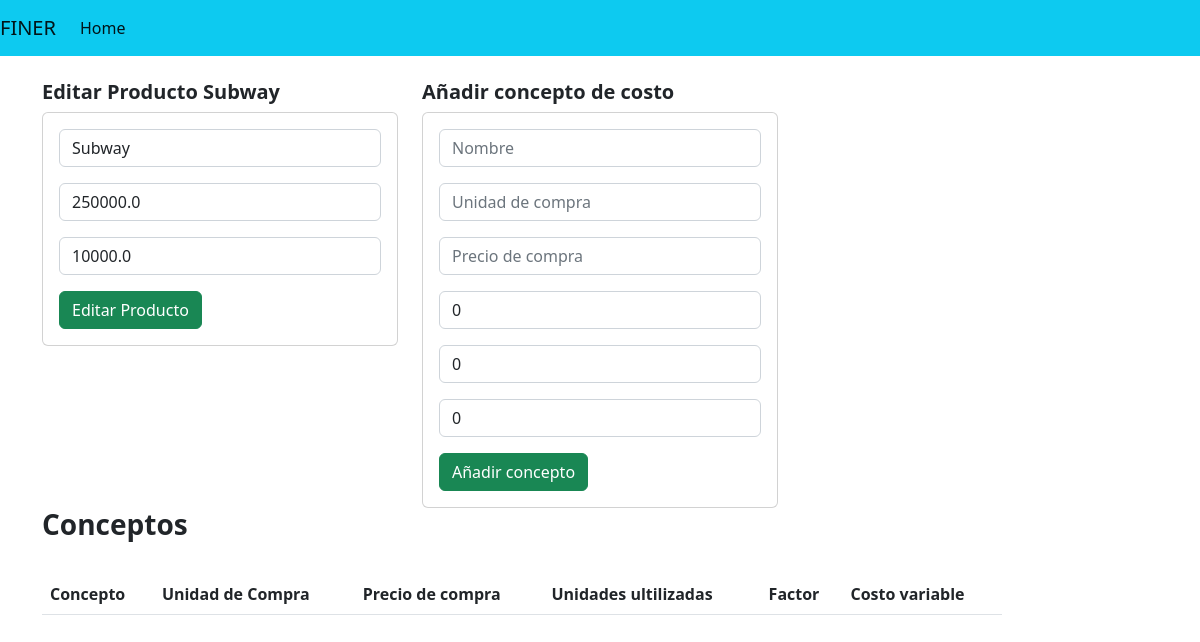
Page /productos/editar/12 on the committed database.
### FinerApp/models.py (models this page shows)
class Producto(models.Model):
   empresa_id = models.ForeignKey(Empresa, on_delete=models.CASCADE) #Llave foranea
   nombre = models.CharField(max_length=30)
   c_v_u = models.DecimalField(max_digits=10,decimal_places=1,default=0,blank=True)  # Esto se puede calcular con base en el costo de los conceptos asociados
   p_v_u = models.DecimalField(max_digits=10,decimal_places=1)
   participacion_ventas = models.DecimalField(max_digits=10,decimal_places=1)
   margen_contribucion = models.DecimalField(max_digits=10,decimal_places=1,default=0)

### FinerApp/views.py (the view, shortened to what this page needs)
# urls.py: path('productos/editar/<producto_id>', views.editar_producto, name = 'editar_producto'),
def editar_producto(request,producto_id,empresa_id=1):
   tipoEmpresa = Empresa.objects.get(id=empresa_id).tipo_empresa
   producto = Producto.objects.get(id = producto_id)
   data = {"producto":producto,'tipoEmpresa':tipoEmpresa}
   if request.method == 'GET':
      if tipoEmpresa == 'productor':
         conceptos = Concepto.objects.filter(producto_id=producto_id)
         formConcepto = FormConcepto()
         data['conceptos'] = conceptos
         data['formConcepto'] = formConcepto
   data['form'] = FormProducto(instance=producto)
   return render(request, "editar_producto.html",data)

### FinerApp/forms.py
class FormProducto(forms.ModelForm):
   class Meta:
      model = Producto
      fields = [
         'nombre',
         'c_v_u',
         'p_v_u',
         'participacion_ventas',
      ]
      labels = {
         'nombre': 'Nombre',
         'c_v_u': 'Costo variable unitario',
         'p_v_u': 'Precio variable unitario',
         'participacion_ventas':'Participacion ventas'
      }
      widgets = {
         'nombre':forms.TextInput(attrs={'class':'form-control','placeholder':labels['nombre']}),
         'c_v_u':forms.TextInput(attrs={'class':'form-control','placeholder':labels['c_v_u']}),
         'p_v_u': forms.TextInput(attrs={'class':'form-control','placeholder':labels['p_v_u']}),
         'participacion_ventas': forms.TextInput(attrs={'class':'form-control','placeholder':labels['participacion_ventas']}),
      }

### FinerApp/templates/editar_producto.html (shortened to what this page needs)
{% extends "base.html" %}
{% block contenido %}
<div class="row">
   <div class = "col-sm-12 col-md-6 col-lg-4 col-xl-4 mb-4">
      <h5><strong>Editar Producto {{producto.nombre}}</strong></h5>
         <div class ="card">
            <div class= "card-body">
               <form action=" {% url 'editar_producto' producto.id %}" method = "POST">
                  <div class = "form-group mb-3">
                     {{form.nombre}}
                  </div>
                  <div class = "form-group mb-3">
                     {{form.p_v_u}}
                  </div>
                  <div class="form-group mb-3">
                     {{form.participacion_ventas}}
                  </div>
                  <div class = "form-group">
                     <button type= "submit" class= "btn btn-success btn-block text-white">Editar Producto</button>
                  </div>
               </form>
            </div>
         </div>
      </div>
   {%if tipoEmpresa == 'productor'%}
   <div class = "col-sm-12 col-md-6 col-lg-4 col-xl-4 ">
      <h5><strong>Añadir concepto de costo</strong></h5>
         <div class ="card">
            <div class= "card-body">
               <form action="{% url 'añadir_concepto' producto.id %}" method = "POST">
                  <div class = "form-group mb-3">
                     {{formConcepto.nombreConcepto}}
                  </div>
                  <div class = "form-group mb-3">
                     {{formConcepto.unidad_compra}}
                  </div>
                  <div class = "form-group mb-3">
                     {{formConcepto.precio_compra}}
                  </div>
                  <div class="form-group mb-3">
                     {{formConcepto.unidad_ultilizada}}
                  </div>
                  <div class="form-group mb-3">
                     {{formConcepto.factor}}
                  </div>
                  <div class="form-group mb-3">
                     {{formConcepto.costo_variable}}
                  </div>
                  <div class = "form-group">
                     <button type= "submit" class= "btn btn-success btn-block text-white">Añadir concepto</button>
                  </div>
               </form>
            </div>
         </div>
      </div>
</div>
{% endif %}
{%if tipoEmpresa == 'productor'%}
   <div class = "col-sm-12 col-md-6 col-lg-8 col-xl-8 ">
      <h3><strong>Conceptos</strong></h3>
      <div class = "table-responsive py-2 " style="width: 80vw">
         <table style class = "table table-striped" >
            <thead>
               <th>Concepto</th>
               <th>Unidad de Compra</th>
               <th>Precio de compra</th>
               <th>Unidades ultilizadas</th>
               <th>Factor</th>
               <th>Costo variable</th>
            </thead>
         </table>
      </div>
   </div>
{% endif %}
</div>
{% endblock %}

### rows in the picture
Producto: nombre "Subway", p_v_u "250000.0", participacion_ventas "10000.0"
